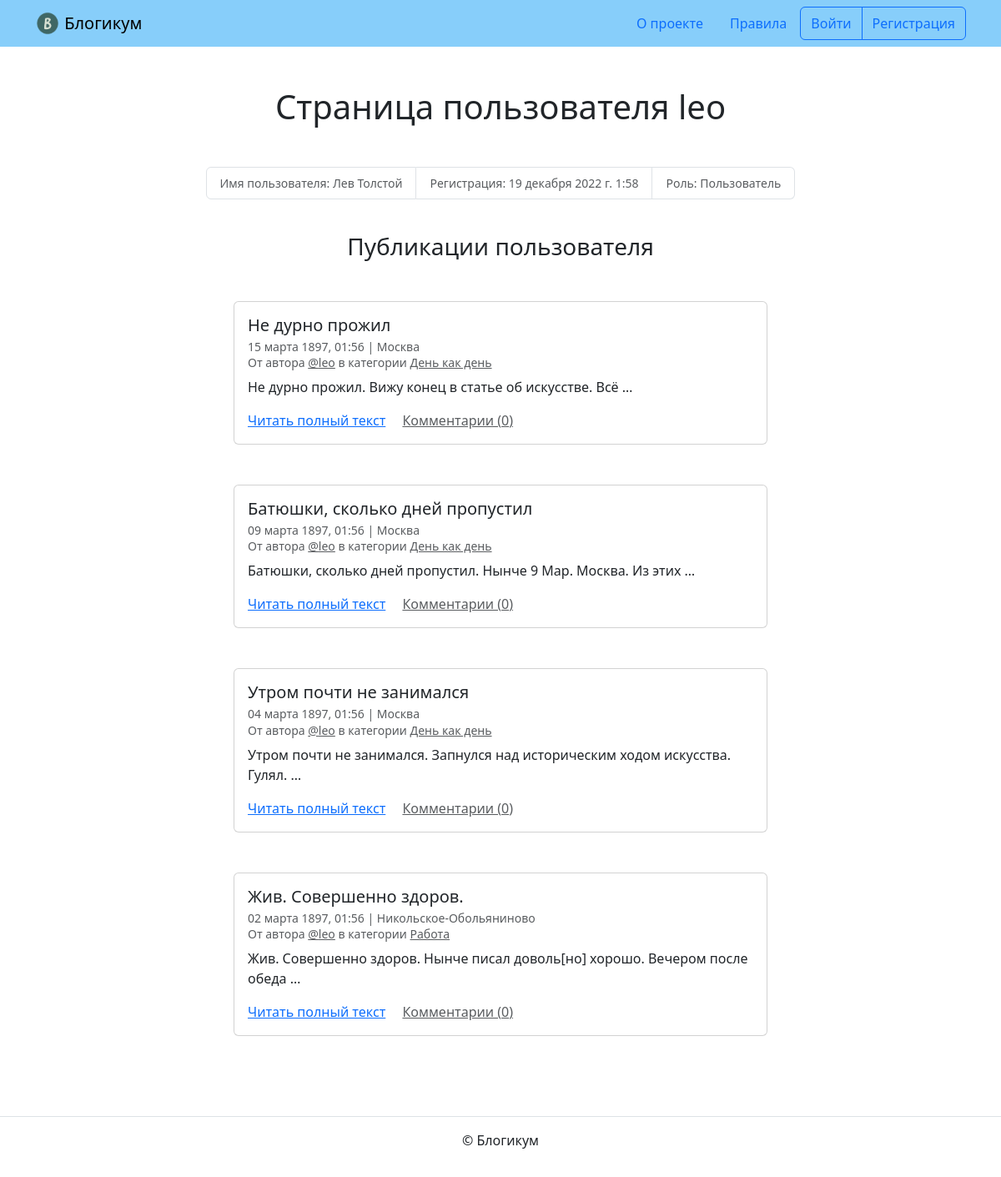
The page /profile/leo/ on the database its author committed.
### blog/models.py (models this page shows, shortened)
class Post(CoreEntity):
    title = models.CharField(
        max_length=core.blog_settings.CHARFIELD_MAX_LENGTH,
        verbose_name='Заголовок',
        validators=(title_without_dot,)
    )
    text = models.TextField(verbose_name='Текст')
    image = models.ImageField('Фото', upload_to='post_images', blank=True)
    pub_date = models.DateTimeField(
        verbose_name='Дата и время публикации',
        help_text=(
            'Если установить дату и время в будущем — можно делать '
            'отложенные публикации.'
        )
    )
    author = models.ForeignKey(
        User,
        on_delete=models.CASCADE,
        verbose_name='Автор публикации',
        related_name='posts',
    )
    location = models.ForeignKey(
        Location,
        on_delete=models.SET_NULL,
        null=True,
        verbose_name='Местоположение',
        related_name='posts'
    )
    category = models.ForeignKey(
        Category,
        on_delete=models.SET_NULL,
        null=True,
        verbose_name='Категория',
        related_name='posts'
    )
    class Meta:
        verbose_name = 'публикация'
        verbose_name_plural = 'Публикации'

class Location(CoreEntity):
    name = models.CharField(
        max_length=core.blog_settings.CHARFIELD_MAX_LENGTH,
        verbose_name='Название места'
    )
    class Meta:
        verbose_name = 'местоположение'
        verbose_name_plural = 'Местоположения'

class Category(CoreEntity):
    title = models.CharField(
        max_length=core.blog_settings.CHARFIELD_MAX_LENGTH,
        verbose_name='Заголовок'
    )
    description = models.TextField(
        verbose_name='Описание'
    )
    slug = models.SlugField(
        max_length=core.blog_settings.SLUG_LENGTH,
        unique=True,
        verbose_name='Идентификатор',
        help_text=(
            'Идентификатор страницы для URL; разрешены символы латиницы, '
            'цифры, дефис и подчёркивание.'
        )
    )
    class Meta:
        verbose_name = 'категория'
        verbose_name_plural = 'Категории'

### blog/views.py (the view)
# urls.py: path('profile/<slug:author>/', views.author_profile, name='profile'),
def author_profile(request, author):
    user_profile = get_object_or_404(User, username=author)
    if request.user.is_authenticated and request.user == user_profile:
        reversed_posts = get_filtered_posts(profile=user_profile,
                                            published_only=False)
    else:
        reversed_posts = get_filtered_posts(profile=user_profile)
    page_obj = get_page_objects(request, reversed_posts)
    context = {'page_obj': page_obj, 'profile': user_profile}
    return render(request, 'blog/profile.html', context)

### blog/views.py (called while the page is built)
def get_filtered_posts(
        category_slug=None,
        profile=None,
        published_only=True
):
    posts = Post.objects.annotate(comment_count=Count('comments'))
    posts = posts.select_related(
        'author',
        'category',
        'location'
    )
    if published_only:
        current_datetime = timezone.now()
        posts = posts.filter(
            pub_date__lte=current_datetime,
            is_published=True,
            category__is_published=True
        )
    if category_slug:
        posts = posts.filter(category__slug=category_slug)
    if profile:
        posts = posts.filter(author=profile)
    return posts.order_by('-pub_date')

def get_page_objects(
    request,
    posts,
    page_param='page',
    default_page=1
):
    paginator = Paginator(posts, core.blog_settings.VIEWED_POSTS)
    page_number = request.GET.get(page_param, default_page)
    return paginator.get_page(page_number)

### templates/blog/profile.html (shortened to what this page needs)
{% extends "base.html" %}
{% block content %}
  <h1 class="mb-5 text-center ">Страница пользователя {{ profile.username }}</h1>
  <small>
    <ul class="list-group list-group-horizontal justify-content-center mb-3">
      <li class="list-group-item text-muted">Имя пользователя: {% if profile.get_full_name %}{{ profile.get_full_name }}{% else %}не указано{% endif %}</li>
      <li class="list-group-item text-muted">Регистрация: {{ profile.date_joined }}</li>
      <li class="list-group-item text-muted">Роль: {% if profile.is_staff %}Админ{% else %}Пользователь{% endif %}</li>
    </ul>
  </small>
  <br>
  <h3 class="mb-5 text-center">Публикации пользователя</h3>
  {% for post in page_obj %}
    <article class="mb-5">
      {% include "includes/post_card.html" %}
    </article>
  {% endfor %}
{% endblock %}

### templates/includes/post_card.html (shortened to what this page needs)
<div class="col d-flex justify-content-center">
  <div class="card" style="width: 40rem;">
    <div class="card-body">
      <h5 class="card-title">{{ post.title }}</h5>
      <h6 class="card-subtitle mb-2 text-muted">
        <small>
          {{ post.pub_date|date:"d E Y, H:i" }} | {% if post.location and post.location.is_published %}{{ post.location.name }}{% else %}Планета Земля{% endif %}<br>
          От автора <a class="text-muted" href="{% url 'blog:profile' post.author.username %}">@{{ post.author.username }}</a> в
          категории {% include "includes/category_link.html" %}
        </small>
      </h6>
      <p class="card-text">{{ post.text|truncatewords:10 }}</p>
      <a href="{% url 'blog:post_detail' post.id %}" class="card-link">Читать полный текст</a>
      <a href="{% url 'blog:post_detail' post.id %}" class="card-link text-muted">Комментарии ({{ post.comment_count }})</a>
    </div>
  </div>
</div>

### templates/includes/category_link.html
<a class="text-muted" href="{% url 'blog:category_posts' post.category.slug %}">
  {{ post.category.title }}
</a>

### rows shown on the page
Post: title "Не дурно прожил", pub_date "15 марта 1897, 01:56", location.name "Москва", author.username "leo", category "День как день", text "Не дурно прожил. Вижу конец в статье об искусстве. Всё …", comment_count "0"
Post: title "Батюшки, сколько дней пропустил", pub_date "09 марта 1897, 01:56", location.name "Москва", author.username "leo", category "День как день", text "Батюшки, сколько дней пропустил. Нынче 9 Мар. Москва. Из этих …", comment_count "0"
Post: title "Утром почти не занимался", pub_date "04 марта 1897, 01:56", location.name "Москва", author.username "leo", category "День как день", text "Утром почти не занимался. Запнулся над историческим ходом искусства. Гулял. …", comment_count "0"
Post: title "Жив. Совершенно здоров.", pub_date "02 марта 1897, 01:56", location.name "Никольское-Обольяниново", author.username "leo", category "Работа", text "Жив. Совершенно здоров. Нынче писал доволь[но] хорошо. Вечером после обеда …", comment_count "0"

### other values the page prints
{{ profile.username }} "leo"
{{ profile.get_full_name }} "Лев Толстой"
{{ profile.date_joined }} "19 декабря 2022 г. 1:58"
